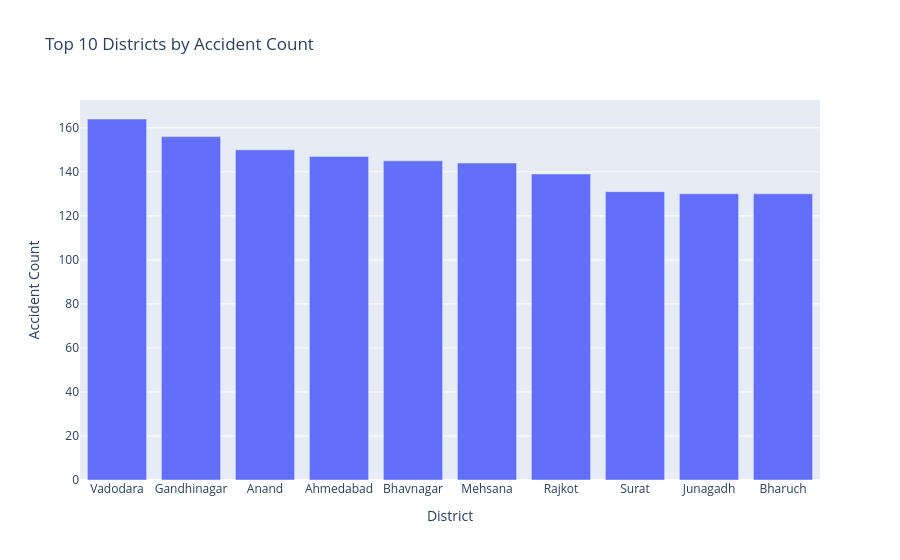

This figure's notebook cell:
### Markdown cell above
## District-wise Accident Analysis

This analysis identifies districts with the highest accident frequency.

### Code cell
district_counts = df['District'].value_counts().head(10)

fig = px.bar(
    x=district_counts.index,
    y=district_counts.values,
    labels={'x': 'District', 'y': 'Accident Count'},
    title='Top 10 Districts by Accident Count'
)

fig.show()

### Figure 1 — Plotly figure (JSON) as saved in the notebook; plotly's stock layout.template omitted (floating-point values rounded to 4 significant figures)
{"data": [{"hovertemplate": "District=%{x}<br>Accident Count=%{y}<extra></extra>", "legendgroup": "", "marker": {"color": "#636efa", "pattern": {"shape": ""}}, "name": "", "orientation": "v", "showlegend": false, "textposition": "auto", "type": "bar", "x": ["Vadodara", "Gandhinagar", "Anand", "Ahmedabad", "Bhavnagar", "Mehsana", "Rajkot", "Surat", "Junagadh", "Bharuch"], "xaxis": "x", "y": [164, 156, 150, 147, 145, 144, 139, 131, 130, 130], "yaxis": "y"}], "layout": {"barmode": "relative", "legend": {"tracegroupgap": 0}, "title": {"text": "Top 10 Districts by Accident Count"}, "xaxis": {"anchor": "y", "domain": [0, 1], "title": {"text": "District"}}, "yaxis": {"anchor": "x", "domain": [0, 1], "title": {"text": "Accident Count"}}}}
